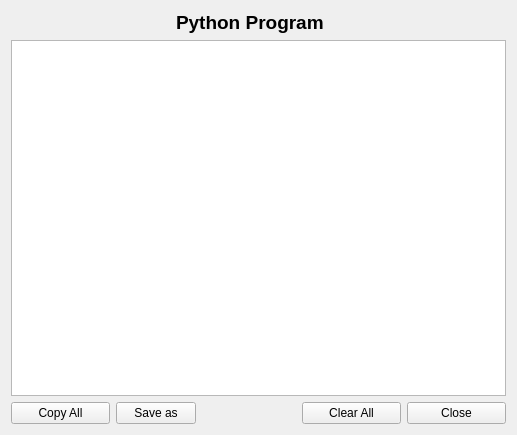
<?xml version="1.0" encoding="UTF-8"?>
<ui version="4.0">
 <class>PythonTranslation</class>
 <widget class="QMainWindow" name="PythonTranslation">
  <property name="geometry">
   <rect>
    <x>0</x>
    <y>0</y>
    <width>517</width>
    <height>435</height>
   </rect>
  </property>
  <property name="sizePolicy">
   <sizepolicy hsizetype="MinimumExpanding" vsizetype="MinimumExpanding">
    <horstretch>0</horstretch>
    <verstretch>0</verstretch>
   </sizepolicy>
  </property>
  <property name="windowTitle">
   <string>PythonProgramDialog</string>
  </property>
  <property name="sizeGripEnabled" stdset="0">
   <bool>false</bool>
  </property>
  <widget class="QWidget" name="verticalLayoutWidget">
   <layout class="QVBoxLayout" name="verticalLayout">
    <item>
     <layout class="QHBoxLayout" name="horizontalLayout">
      <item>
       <spacer name="horizontalSpacer_2">
        <property name="orientation">
         <enum>Qt::Horizontal</enum>
        </property>
        <property name="sizeHint" stdset="0">
         <size>
          <width>40</width>
          <height>20</height>
         </size>
        </property>
       </spacer>
      </item>
      <item>
       <widget class="QLabel" name="pythonProgramTitleLabel">
        <property name="sizePolicy">
         <sizepolicy hsizetype="MinimumExpanding" vsizetype="Preferred">
          <horstretch>0</horstretch>
          <verstretch>0</verstretch>
         </sizepolicy>
        </property>
        <property name="font">
         <font>
          <pointsize>14</pointsize>
          <weight>75</weight>
          <bold>true</bold>
         </font>
        </property>
        <property name="text">
         <string>Python Program</string>
        </property>
       </widget>
      </item>
      <item>
       <spacer name="horizontalSpacer">
        <property name="orientation">
         <enum>Qt::Horizontal</enum>
        </property>
        <property name="sizeHint" stdset="0">
         <size>
          <width>40</width>
          <height>20</height>
         </size>
        </property>
       </spacer>
      </item>
     </layout>
    </item>
    <item>
     <widget class="QTextEdit" name="pythonDisplay">
      <property name="sizePolicy">
       <sizepolicy hsizetype="MinimumExpanding" vsizetype="MinimumExpanding">
        <horstretch>0</horstretch>
        <verstretch>0</verstretch>
       </sizepolicy>
      </property>
      <property name="font">
       <font>
        <family>Courier 10 Pitch</family>
       </font>
      </property>
     </widget>
    </item>
    <item>
     <layout class="QHBoxLayout" name="horizontalLayout_2">
      <item>
       <widget class="QPushButton" name="copyAllButton">
        <property name="sizePolicy">
         <sizepolicy hsizetype="MinimumExpanding" vsizetype="Preferred">
          <horstretch>0</horstretch>
          <verstretch>0</verstretch>
         </sizepolicy>
        </property>
        <property name="text">
         <string>Copy All</string>
        </property>
       </widget>
      </item>
      <item>
       <widget class="QPushButton" name="saveAsButton">
        <property name="text">
         <string>Save as</string>
        </property>
       </widget>
      </item>
      <item>
       <spacer name="horizontalSpacer_3">
        <property name="orientation">
         <enum>Qt::Horizontal</enum>
        </property>
        <property name="sizeHint" stdset="0">
         <size>
          <width>40</width>
          <height>20</height>
         </size>
        </property>
       </spacer>
      </item>
      <item>
       <widget class="QPushButton" name="clearAllButton">
        <property name="sizePolicy">
         <sizepolicy hsizetype="MinimumExpanding" vsizetype="Preferred">
          <horstretch>0</horstretch>
          <verstretch>0</verstretch>
         </sizepolicy>
        </property>
        <property name="text">
         <string>Clear All</string>
        </property>
       </widget>
      </item>
      <item>
       <widget class="QPushButton" name="closeButton">
        <property name="sizePolicy">
         <sizepolicy hsizetype="MinimumExpanding" vsizetype="Preferred">
          <horstretch>0</horstretch>
          <verstretch>0</verstretch>
         </sizepolicy>
        </property>
        <property name="text">
         <string>Close</string>
        </property>
       </widget>
      </item>
     </layout>
    </item>
   </layout>
  </widget>
 </widget>
 <layoutdefault spacing="6" margin="11"/>
 <resources/>
 <connections/>
</ui>
